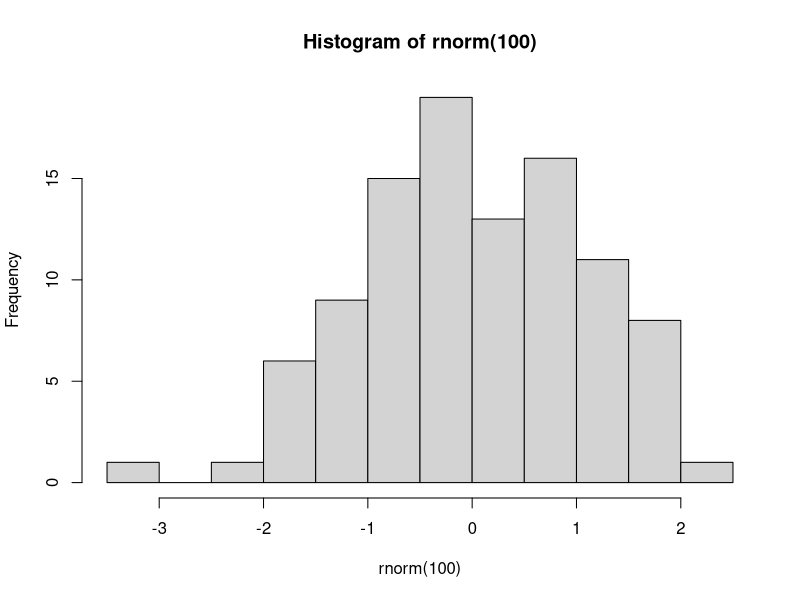
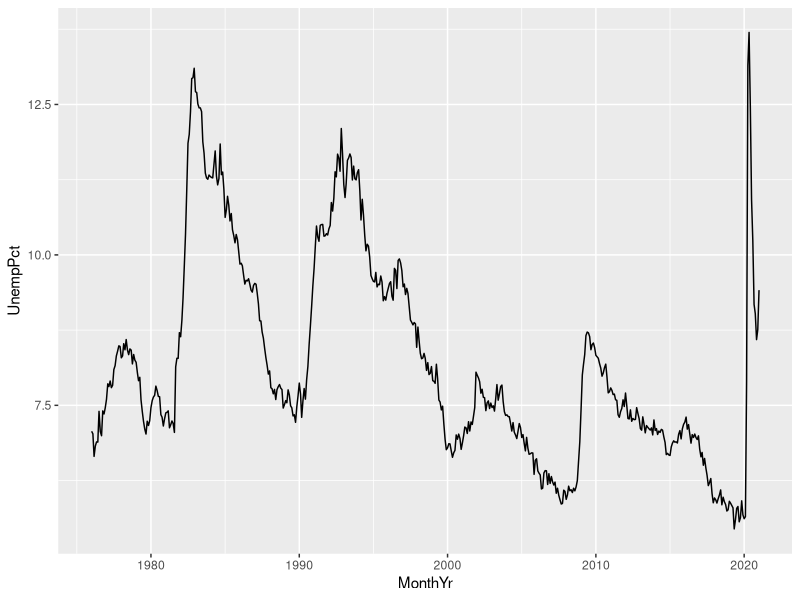
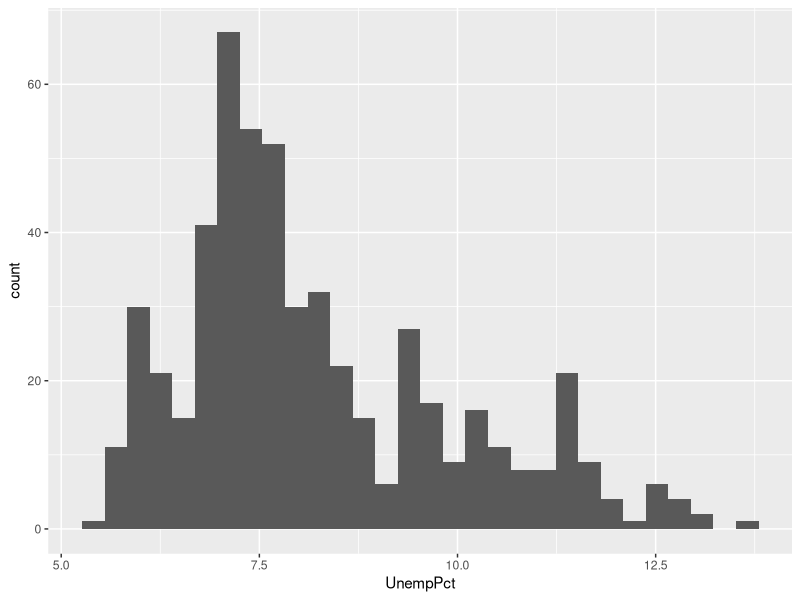

These charts were generated, in order, by the following R code:
## ---- chunk 1
knitr::opts_chunk$set(echo = TRUE,
                      prompt = FALSE,
                      tidy = FALSE,
                      collapse = TRUE)
library("tidyverse")
## ---- chunk 2
print("Hello world!")
## ---- chunk 3
print("Hello world!")
print("Goodbye world?")
## ---- chunk 4
# This is a comment. R ignores everything on this line
# print("This is also a comment. R will not print this.")
print("R will print this, including the #") # but it won't print this
## ---- chunk 5
# The line below is an expression, and the line below that is its value.
4+5
## ---- chunk 6
sqrt(4+5)
## ---- chunk 7
hist(rnorm(100))
## ---- chunk 8
# This will cause the variable x to take on the value 2
x <- 2
# We can then use x in any expression
y <- x + 1
print(y)
# We can change the value of x at any time
x <- 0
# But this will not change the result of any previous calculations
print(y)
## ---- chunk 9
# Create a variable called x - note that its value is not displayed
x <- 5
# Use the print() function to display its contents
print(x) 
# Or just give its name
x
## ---- chunk 10
fruits <- c("Avocado", "Banana", "Cantaloupe")
print(fruits)
morefruits <- c(fruits, "Durian")
print(morefruits)
## ---- chunk 11
# REP repeats something (like Excel's Fill tool)
ones <- rep(1, times = 10)
print(ones)
# SEQ creates a sequence (like Excel's Series tool)
evens <- seq(from = 2, to = 20, by = 2)
print(evens)
# You can also create a sequence with the : operator:
print(1:10)
## ---- chunk 12
ones <- rep(1, times = 10)
evens <- seq(from = 2, to = 20, by = 2)
# This command subtracts 1 from every element in evens
odds <- evens - ones
print(odds)
# This command does the same
odds <- evens - 1
print(odds)
## ---- chunk 13
evens <- seq(from = 2, to = 20, by = 2)
print(evens)
# You can give a single index: evens[2] is the 2nd element in evens
x <- evens[2]
print(x)
# Or a vector of indices: evens[c(2,5)] contains the 2nd and 5th element in evens
x <- evens[ c(2, 5) ]
print(x)
# Or a range of indices: evens[2:5] contains 2nd, 3rd, 4th and 5th element in evens
x <- evens[2:5]
print(x)
# You can use the subscript operator on either side of the assignment operator
x <- evens
print(x)
# This assigns the number 1000 to the 2nd element in x
x[2] <- 1000
print(x)
## ---- chunk 14
print(evens)
# This creates a vector of the same length as evens, that contains TRUE
# for all values less than 10, and FALSE for all other values
lessthan10 <- (evens < 10)
print(lessthan10)
# This creates a vector that includes only those elements of evens
# for which forexample is TRUE
x <- evens[lessthan10]
print(x)
# This is a quicker way of accomplishing the same result
x <- evens[evens < 10]
print(x)
## ---- chunk 15
everything <- list(fruits, evens, odds)
print(everything)
## ---- chunk 16
everything <- list(fruits=fruits,
                   evens=evens,
                   odds=odds)
print(everything)
## ---- chunk 17
print( everything[[2]] )
## ---- chunk 18
print( everything[["evens"]] )
print( everything$fruits )
## ---- chunk 19
# There is no element in everything called "allnumbers" 
everything$allnumbers <- c(evens, odds)
# But now there is...
print(everything)
## ---- chunk 20
   y <- print("Hello world")
   print(y)
## ---- chunk 21
# These two statements are equivalent
2 + 2
sum(2, 2)
## ---- chunk 22
# Basic arithmetic operators
2 + 3 # plus
2 - 3 # minus
2 * 3 # times
2 / 3 # division
2 ^ 3 # power
# Comparison operators
2 < 3  # less than
2 <= 3 # less than or equal
2 == 3 # equal
2 > 3  # greater than
2 >= 3 # greater than or equal
# Logical operators
2 == 3 & 2 < 3 # logical AND
2 == 3 | 2 < 3 # logical OR
# Assignment
x <- 2
print(x)
# The assign() function returns its own value, so you can also do this:
x <- y <- 3
print(x)
print(y)
## ---- chunk 23
print(class(fruits))
print(class(evens))
print(class(everything))
print(class(print))
## ---- chunk 24
print(attributes(fruits))
print(attributes(evens))
print(attributes(everything))
## ---- chunk 25
library("tidyverse")
EmpData <- read_csv("sampledata/EmploymentData.csv")
## ---- chunk 26
print(EmpData)
## ---- chunk 27
# Column names
names(EmpData)
# Number of rows - either of these will work
nrow(EmpData)
length(EmpData$UnempRate)
# Number of columns
ncol(EmpData)
length(EmpData)
## ---- chunk 28
# Clean EmpData
EmpData <- EmpData %>%
  mutate(MonthYr = as.Date(MonthYr, "%m/%d/%Y")) %>% 
  mutate(UnempPct = 100*UnempRate) %>% 
  mutate(LFPPct = 100*LFPRate)
## ---- chunk 29
summary(EmpData)
## ---- chunk 30
ggplot(data = EmpData,
       mapping = aes(x = MonthYr, 
                     y = UnempPct)) + 
  geom_line() 
## ---- chunk 31
ggplot(data = EmpData,
       mapping = aes(x = UnempPct)) + 
  geom_histogram()
